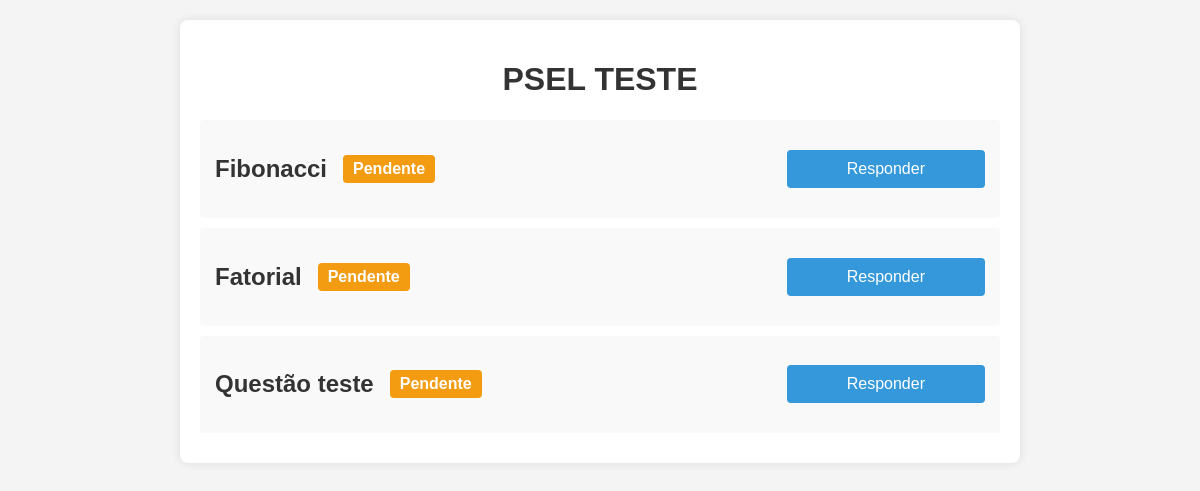
Screenshot of /assessment/1/ with the database file from the repository.
### assessment/models.py (models this page shows, shortened)
class Assessment(models.Model):
    title = models.CharField(max_length=200)
    created_at = models.DateTimeField(auto_now_add=True)
    user = models.ForeignKey("auth.User", on_delete=models.CASCADE)

class Question(models.Model):
    title = models.CharField(max_length=200)
    content = models.CharField(max_length=10000)
    created_at = models.DateTimeField(auto_now_add=True)
    expected_output = models.CharField(max_length=200)
    assessment = models.ForeignKey(Assessment, on_delete=models.CASCADE)

### assessment/views.py (the view)
# urls.py: path("<int:assessment_id>/", views.detail, name="detail"),
def detail(request, assessment_id):
    try:
        assessment = Assessment.objects.get(pk=assessment_id)
        latest_question_list = Question.objects.filter(assessment_id=assessment_id).order_by("created_at")
        template = loader.get_template("assessment/detail/index.html")
        context = {
            "latest_question_list": latest_question_list,
            "assessment": assessment,
        }
        return HttpResponse(template.render(context, request))
    except Assessment.DoesNotExist:
        template = loader.get_template("error_page.html")
        context = {
            "error": {
                "code": 404,
                "title": "Assessment not found",
                "message": "Assessment does not exist",
            }
        }
        return HttpResponse(template.render(context, request))

### assessment/templates/assessment/detail/index.html (shortened to what this page needs)
{% load static %}
<!DOCTYPE html>
<html lang="en">
  <head>
    <link rel="stylesheet" href="{% static '/css/assessments/details.css' %}" />
  </head>
  <body>
    <div class="container">
      <h1>{{ assessment.title }}</h1>
      {% if latest_question_list %}
      <div class="exercises">
        {% for question in latest_question_list %}
        <div class="exercise">
          <div class="title">
            <h2>{{ question.title }}</h2>
            <div class="status pending">Pendente</div>
          </div>
          <button
            onclick="window.location.href = '/assessment/{{ assessment.id }}/{{ question.id }}'"
          >
            Responder
          </button>
        </div>
        {% endfor %}
      </div>
      {% else %}
      <p>Nenhuma questão disponível no momento.</p>
      {% endif %}
    </div>
  </body>
</html>

### assessment/static/css/assessments/details.css (style rules this page uses)
body { font-family: Arial, sans-serif; background-color: #f4f4f4; margin: 0; padding: 0; }
.container { max-width: 800px; margin: 20px auto; padding: 20px; background-color: #fff; border-radius: 8px; box-shadow: 0 0 10px rgba(0, 0, 0, 0.1); }
h1 { text-align: center; color: #333; }
button { background-color: #3498db; color: #fff; padding: 10px 60px; border: none; border-radius: 4px; cursor: pointer; font-size: 1em; }
.exercises { margin-top: 20px; }
.exercise h2 { color: #333; }
.status { display: inline-block; padding: 5px 10px; border-radius: 4px; color: #fff; font-weight: bold; margin-left: 1em; }
.pending { background-color: #f39c12; }

### rows the page displays
Assessment: title "PSEL TESTE"
Question: title "Fibonacci"
Question: title "Fatorial"
Question: title "Questão teste"
